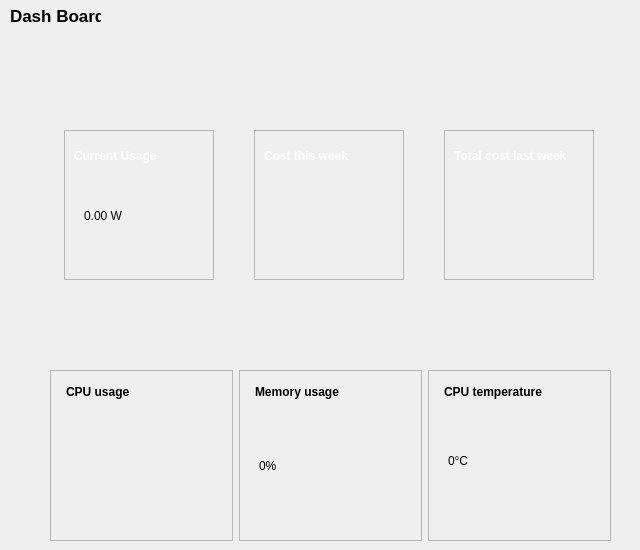
               <widget class="QWidget" name="page_3">
                <widget class="QLabel" name="label_6">
                 <property name="geometry">
                  <rect>
                   <x>10</x>
                   <y>0</y>
                   <width>91</width>
                   <height>31</height>
                  </rect>
                 </property>
                 <property name="font">
                  <font>
                   <pointsize>13</pointsize>
                   <bold>true</bold>
                  </font>
                 </property>
                 <property name="text">
                  <string>Dash Board</string>
                 </property>
                </widget>
                <widget class="QWidget" name="summarDashBoardWidget" native="true">
                 <property name="geometry">
                  <rect>
                   <x>30</x>
                   <y>70</y>
                   <width>601</width>
                   <height>271</height>
                  </rect>
                 </property>
                 <property name="styleSheet">
                  <string notr="true"/>
                 </property>
                 <layout class="QHBoxLayout" name="horizontalLayout_8">
                  <item>
                   <widget class="QFrame" name="currentUsage">
                    <property name="maximumSize">
                     <size>
                      <width>150</width>
                      <height>150</height>
                     </size>
                    </property>
                    <property name="frameShape">
                     <enum>QFrame::StyledPanel</enum>
                    </property>
                    <property name="frameShadow">
                     <enum>QFrame::Raised</enum>
                    </property>
                    <widget class="QLabel" name="label_7">
                     <property name="geometry">
                      <rect>
                       <x>10</x>
                       <y>10</y>
                       <width>131</width>
                       <height>31</height>
                      </rect>
                     </property>
                     <property name="font">
                      <font>
                       <bold>true</bold>
                      </font>
                     </property>
                     <property name="styleSheet">
                      <string notr="true">color: white

</string>
                     </property>
                     <property name="text">
                      <string>Current Usage</string>
                     </property>
                    </widget>
                    <widget class="QLabel" name="currentUsageLabel2">
                     <property name="geometry">
                      <rect>
                       <x>20</x>
                       <y>60</y>
                       <width>81</width>
                       <height>51</height>
                      </rect>
                     </property>
                     <property name="text">
                      <string>0.00 W</string>
                     </property>
                    </widget>
                   </widget>
                  </item>
                  <item>
                   <widget class="QFrame" name="costThisWeek">
                    <property name="maximumSize">
                     <size>
                      <width>150</width>
                      <height>150</height>
                     </size>
                    </property>
                    <property name="frameShape">
                     <enum>QFrame::StyledPanel</enum>
                    </property>
                    <property name="frameShadow">
                     <enum>QFrame::Raised</enum>
                    </property>
                    <widget class="QLabel" name="label_10">
                     <property name="geometry">
                      <rect>
                       <x>10</x>
                       <y>10</y>
                       <width>131</width>
                       <height>31</height>
                      </rect>
                     </property>
                     <property name="font">
                      <font>
                       <bold>true</bold>
                      </font>
                     </property>
                     <property name="styleSheet">
                      <string notr="true">color: white

</string>
                     </property>
                     <property name="text">
                      <string>Cost this week </string>
                     </property>
                    </widget>
                   </widget>
                  </item>
                  <item>
                   <widget class="QFrame" name="costLastWeek">
                    <property name="maximumSize">
                     <size>
                      <width>150</width>
                      <height>150</height>
                     </size>
                    </property>
                    <property name="frameShape">
                     <enum>QFrame::StyledPanel</enum>
                    </property>
                    <property name="frameShadow">
                     <enum>QFrame::Raised</enum>
                    </property>
                    <widget class="QLabel" name="label_11">
                     <property name="geometry">
                      <rect>
                       <x>10</x>
                       <y>10</y>
                       <width>131</width>
                       <height>31</height>
                      </rect>
                     </property>
                     <property name="font">
                      <font>
                       <bold>true</bold>
                      </font>
                     </property>
                     <property name="styleSheet">
                      <string notr="true">color: white
</string>
                     </property>
                     <property name="text">
                      <string>Total cost last week</string>
                     </property>
                    </widget>
                   </widget>
                  </item>
                 </layout>
                </widget>
                <widget class="QWidget" name="cpuRAMTemperature" native="true">
                 <property name="geometry">
                  <rect>
                   <x>50</x>
                   <y>370</y>
                   <width>561</width>
                   <height>171</height>
                  </rect>
                 </property>
                 <layout class="QHBoxLayout" name="horizontalLayout_9">
                  <item>
                   <widget class="QFrame" name="cpuUsageFrame">
                    <property name="frameShape">
                     <enum>QFrame::StyledPanel</enum>
                    </property>
                    <property name="frameShadow">
                     <enum>QFrame::Raised</enum>
                    </property>
                    <widget class="QLabel" name="label_4">
                     <property name="geometry">
                      <rect>
                       <x>16</x>
                       <y>11</y>
                       <width>151</width>
                       <height>21</height>
                      </rect>
                     </property>
                     <property name="font">
                      <font>
                       <bold>true</bold>
                      </font>
                     </property>
                     <property name="text">
                      <string>CPU usage</string>
                     </property>
                    </widget>
                   </widget>
                  </item>
                  <item>
                   <widget class="QFrame" name="memoryUsageFrame">
                    <property name="frameShape">
                     <enum>QFrame::StyledPanel</enum>
                    </property>
                    <property name="frameShadow">
                     <enum>QFrame::Raised</enum>
                    </property>
                    <widget class="QLabel" name="label_12">
                     <property name="geometry">
                      <rect>
                       <x>16</x>
                       <y>11</y>
                       <width>151</width>
                       <height>21</height>
                      </rect>
                     </property>
                     <property name="font">
                      <font>
                       <bold>true</bold>
                      </font>
                     </property>
                     <property name="text">
                      <string>Memory usage</string>
                     </property>
                    </widget>
                    <widget class="QLabel" name="memoryUtilizationLabel">
                     <property name="geometry">
                      <rect>
                       <x>20</x>
                       <y>60</y>
                       <width>121</width>
                       <height>71</height>
                      </rect>
                     </property>
                     <property name="text">
                      <string>0%</string>
                     </property>
                    </widget>
                   </widget>
                  </item>
                  <item>
                   <widget class="QFrame" name="cpuTemperatureFrame">
                    <property name="frameShape">
                     <enum>QFrame::StyledPanel</enum>
                    </property>
                    <property name="frameShadow">
                     <enum>QFrame::Raised</enum>
                    </property>
                    <widget class="QLabel" name="label_13">
                     <property name="geometry">
                      <rect>
                       <x>16</x>
                       <y>11</y>
                       <width>151</width>
                       <height>21</height>
                      </rect>
                     </property>
                     <property name="font">
                      <font>
                       <bold>true</bold>
                      </font>
                     </property>
                     <property name="text">
                      <string>CPU temperature</string>
                     </property>
                    </widget>
                    <widget class="QLabel" name="cpuTemperatureLabel">
                     <property name="geometry">
                      <rect>
                       <x>20</x>
                       <y>40</y>
                       <width>101</width>
                       <height>101</height>
                      </rect>
                     </property>
                     <property name="text">
                      <string>0°C</string>
                     </property>
                    </widget>
                   </widget>
                  </item>
                 </layout>
                </widget>
               </widget>
